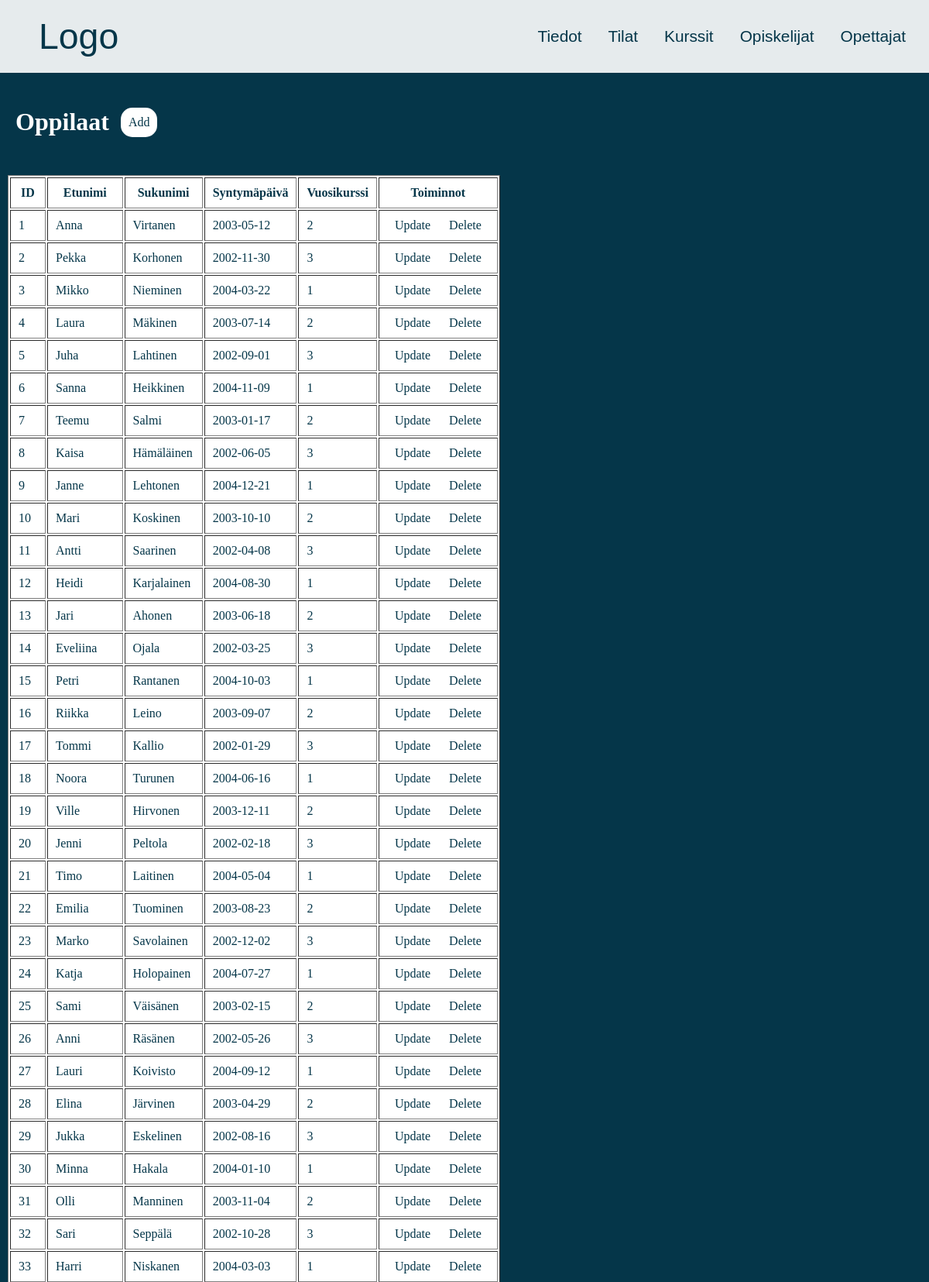
/Koodi/tiedot.php (upper part), run on the app's committed database.
### tables this page shows
CREATE TABLE `opiskelijat` (
  `Opiskelijanumero` int(11) NOT NULL,
  `Etunimi` varchar(20) NOT NULL,
  `Sukunimi` varchar(20) NOT NULL,
  `Syntymapaiva` date NOT NULL,
  `Vuosikurssi` int(11) NOT NULL
);

### Koodi/tiedot.php (the view, shortened to what this page needs)
<!DOCTYPE html>
<html lang="en">
<head>
    <link rel="stylesheet" href="styles.css">
</head>
<body>
    <div class="header">
        <a href="index.php" class="logo">Logo</a>
        <div class="items">
            <a href="tiedot.php">Tiedot</a>
            <a href="tilat.php">Tilat</a>
            <a href="kurssit.php">Kurssit</a>
            <a href="opiskelijat.php">Opiskelijat</a>
            <a href="opettajat.php">Opettajat</a>
        </div>
    </div>
    <div class="content">
        <div class="top">
            <h1 onclick="a()">Oppilaat</h1>
            <a class='button' href='add.php?table=opiskelijat'>Add</a>
        </div>
        <div class="oppilaat" id="oppilaat">
            <br>
            <table border="1" cellpadding="10">
                <thead>
                    <tr>
                        <th>ID</th>
                        <th>Etunimi</th>
                        <th>Sukunimi</th>
                        <th>Syntymäpäivä</th>
                        <th>Vuosikurssi</th>
                        <th>Toiminnot</th>
                    </tr>
                </thead>
                <tbody>
                    <?php
                    include("yhteys.php");
                    $sql = "SELECT * FROM opiskelijat";
                    $result = $yhteys->query($sql);
                    while($row = $result->fetch(PDO::FETCH_ASSOC)) {
                        echo"<tr>
                            <td>" . $row["Opiskelijanumero"] . "</td>
                            <td>" . $row["Etunimi"] . "</td>
                            <td>" . $row["Sukunimi"] . "</td>
                            <td>" . $row["Syntymapaiva"] . "</td>
                            <td>" . $row["Vuosikurssi"] . "</td>
                            <td>
                                <a class='button' href='update.php?table=opiskelijat&id=" . $row["Opiskelijanumero"] . "'>Update</a>
                                <a class='button' href='delete.php?table=opiskelijat&id=" . $row["Opiskelijanumero"] . "'>Delete</a>
                            </td>
                        </tr>";
                    }
                    ?>
                </tbody>
            </table>
        </div>
    </div>
</body>
</html>

### Koodi/styles.css (style rules this page uses)
html, body { margin: 0; padding: 0; min-height: 150vh; width: 100%; background-color: rgb(5, 54, 73); display: flex; flex-direction: column; }
.header { display: flex; justify-content: space-between; align-items: center; padding: 15px; background-color: rgb(255, 255, 255, 0.9); border-bottom: 0.3rem solid rgb(5, 54, 73); }
.header a { padding: 10px 15px; transition: all 0.3s ease; }
.header a { margin: 0; color: rgb(5, 54, 73); text-decoration: none; font-size: 1.3rem; font-family: 'Gill Sans', 'Gill Sans MT', Calibri, 'Trebuchet MS', sans-serif; transition: all 0.3s ease; }
.header .logo { align-items: center; padding: 5px; text-align: left; color: rgb(5, 54, 73); margin-left: 30px; text-decoration: none; font-size: 2.9rem; }
.content { color: white; padding: 10px; }
table, th, td { background-color: white; color: rgb(5, 54, 73); }
.button { color: rgb(5, 54, 73); background-color: white; padding: 10px; text-decoration: none; border-radius: 15px; }
.top { display: flex; gap: 15px; align-items: center; padding: 10px; background-color: rgb(5, 54, 73); }

### data on the page
opiskelijat: Opiskelijanumero "1", Etunimi "Anna", Sukunimi "Virtanen", Syntymapaiva "2003-05-12", Vuosikurssi "2"
opiskelijat: Opiskelijanumero "2", Etunimi "Pekka", Sukunimi "Korhonen", Syntymapaiva "2002-11-30", Vuosikurssi "3"
opiskelijat: Opiskelijanumero "3", Etunimi "Mikko", Sukunimi "Nieminen", Syntymapaiva "2004-03-22", Vuosikurssi "1"
opiskelijat: Opiskelijanumero "4", Etunimi "Laura", Sukunimi "Mäkinen", Syntymapaiva "2003-07-14", Vuosikurssi "2"
opiskelijat: Opiskelijanumero "5", Etunimi "Juha", Sukunimi "Lahtinen", Syntymapaiva "2002-09-01", Vuosikurssi "3"
opiskelijat: Opiskelijanumero "6", Etunimi "Sanna", Sukunimi "Heikkinen", Syntymapaiva "2004-11-09", Vuosikurssi "1"
opiskelijat: Opiskelijanumero "7", Etunimi "Teemu", Sukunimi "Salmi", Syntymapaiva "2003-01-17", Vuosikurssi "2"
opiskelijat: Opiskelijanumero "8", Etunimi "Kaisa", Sukunimi "Hämäläinen", Syntymapaiva "2002-06-05", Vuosikurssi "3"
opiskelijat: Opiskelijanumero "9", Etunimi "Janne", Sukunimi "Lehtonen", Syntymapaiva "2004-12-21", Vuosikurssi "1"
opiskelijat: Opiskelijanumero "10", Etunimi "Mari", Sukunimi "Koskinen", Syntymapaiva "2003-10-10", Vuosikurssi "2"
opiskelijat: Opiskelijanumero "11", Etunimi "Antti", Sukunimi "Saarinen", Syntymapaiva "2002-04-08", Vuosikurssi "3"
opiskelijat: Opiskelijanumero "12", Etunimi "Heidi", Sukunimi "Karjalainen", Syntymapaiva "2004-08-30", Vuosikurssi "1"
opiskelijat: Opiskelijanumero "13", Etunimi "Jari", Sukunimi "Ahonen", Syntymapaiva "2003-06-18", Vuosikurssi "2"
opiskelijat: Opiskelijanumero "14", Etunimi "Eveliina", Sukunimi "Ojala", Syntymapaiva "2002-03-25", Vuosikurssi "3"
opiskelijat: Opiskelijanumero "15", Etunimi "Petri", Sukunimi "Rantanen", Syntymapaiva "2004-10-03", Vuosikurssi "1"
opiskelijat: Opiskelijanumero "16", Etunimi "Riikka", Sukunimi "Leino", Syntymapaiva "2003-09-07", Vuosikurssi "2"
opiskelijat: Opiskelijanumero "17", Etunimi "Tommi", Sukunimi "Kallio", Syntymapaiva "2002-01-29", Vuosikurssi "3"
opiskelijat: Opiskelijanumero "18", Etunimi "Noora", Sukunimi "Turunen", Syntymapaiva "2004-06-16", Vuosikurssi "1"
opiskelijat: Opiskelijanumero "19", Etunimi "Ville", Sukunimi "Hirvonen", Syntymapaiva "2003-12-11", Vuosikurssi "2"
opiskelijat: Opiskelijanumero "20", Etunimi "Jenni", Sukunimi "Peltola", Syntymapaiva "2002-02-18", Vuosikurssi "3"
opiskelijat: Opiskelijanumero "21", Etunimi "Timo", Sukunimi "Laitinen", Syntymapaiva "2004-05-04", Vuosikurssi "1"
opiskelijat: Opiskelijanumero "22", Etunimi "Emilia", Sukunimi "Tuominen", Syntymapaiva "2003-08-23", Vuosikurssi "2"
opiskelijat: Opiskelijanumero "23", Etunimi "Marko", Sukunimi "Savolainen", Syntymapaiva "2002-12-02", Vuosikurssi "3"
opiskelijat: Opiskelijanumero "24", Etunimi "Katja", Sukunimi "Holopainen", Syntymapaiva "2004-07-27", Vuosikurssi "1"
opiskelijat: Opiskelijanumero "25", Etunimi "Sami", Sukunimi "Väisänen", Syntymapaiva "2003-02-15", Vuosikurssi "2"
opiskelijat: Opiskelijanumero "26", Etunimi "Anni", Sukunimi "Räsänen", Syntymapaiva "2002-05-26", Vuosikurssi "3"
opiskelijat: Opiskelijanumero "27", Etunimi "Lauri", Sukunimi "Koivisto", Syntymapaiva "2004-09-12", Vuosikurssi "1"
opiskelijat: Opiskelijanumero "28", Etunimi "Elina", Sukunimi "Järvinen", Syntymapaiva "2003-04-29", Vuosikurssi "2"
opiskelijat: Opiskelijanumero "29", Etunimi "Jukka", Sukunimi "Eskelinen", Syntymapaiva "2002-08-16", Vuosikurssi "3"
opiskelijat: Opiskelijanumero "30", Etunimi "Minna", Sukunimi "Hakala", Syntymapaiva "2004-01-10", Vuosikurssi "1"
opiskelijat: Opiskelijanumero "31", Etunimi "Olli", Sukunimi "Manninen", Syntymapaiva "2003-11-04", Vuosikurssi "2"
opiskelijat: Opiskelijanumero "32", Etunimi "Sari", Sukunimi "Seppälä", Syntymapaiva "2002-10-28", Vuosikurssi "3"
opiskelijat: Opiskelijanumero "33", Etunimi "Harri", Sukunimi "Niskanen", Syntymapaiva "2004-03-03", Vuosikurssi "1"
